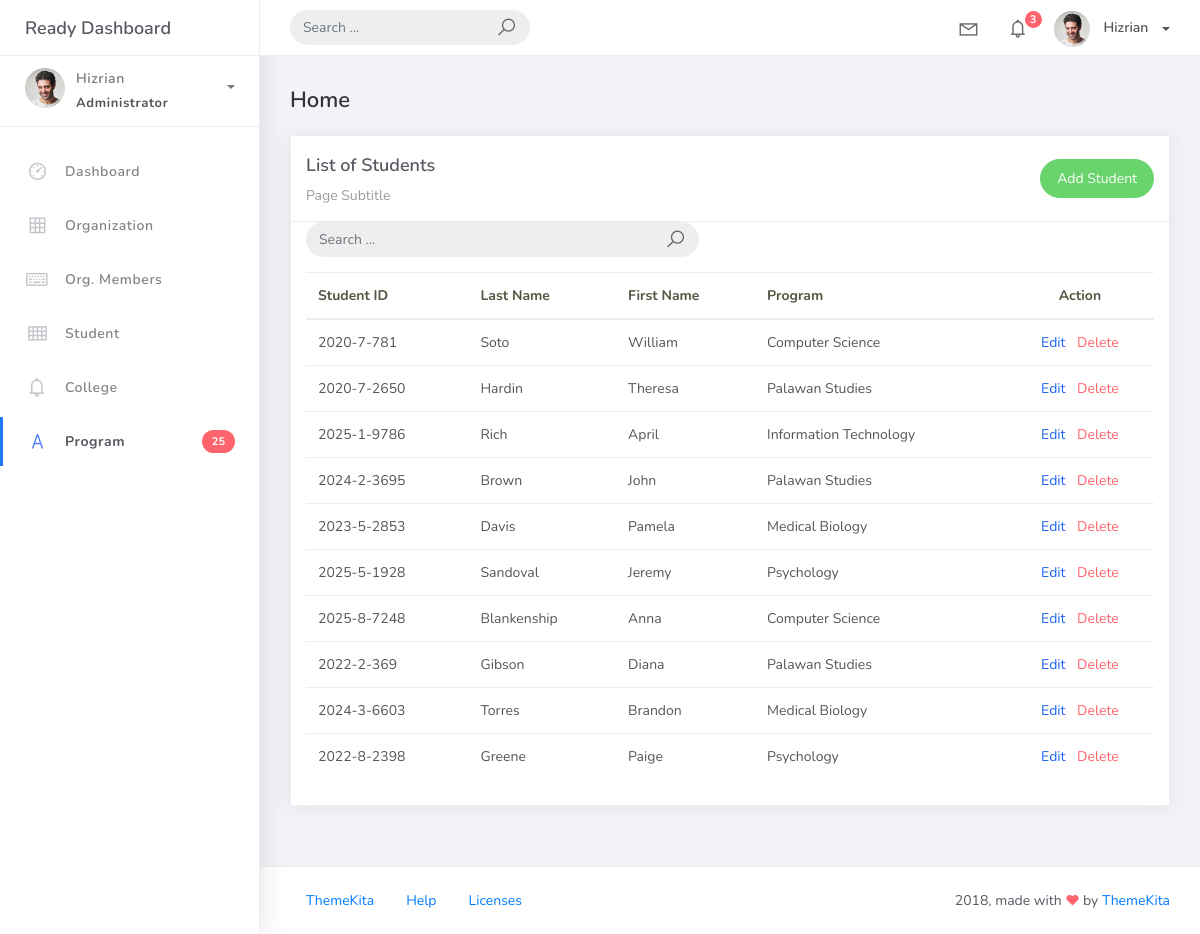
Screenshot of /student_list with the database file from the repository.
### studentorg/models.py (models this page shows, shortened)
class BaseModel (models.Model) :
    created_at = models.DateTimeField(auto_now_add=True, db_index=True)
    updated_at = models.DateTimeField(auto_now=True)
    class Meta:
        abstract = True

class Student(BaseModel):
    student_id = models.CharField(max_length=15)
    lastname = models.CharField(max_length=25)
    firstname = models.CharField(max_length=25)
    middlename = models.CharField(max_length=25, blank=True, null=True)
    program = models.ForeignKey(Program, on_delete=models.CASCADE)

class Program(BaseModel):
    prog_name = models.CharField(max_length=150)
    college = models.ForeignKey(College, on_delete=models.CASCADE)

### studentorg/views.py (the view, shortened to what this page needs)
# urls.py: path('student_list', StudentListView.as_view(), name='student-list'),
class StudentListView(ListView):
    model = Student
    context_object_name = 'students'
    template_name = 'student_list.html'
    paginate_by = 10
    def get_queryset(self):
        qs = super().get_queryset()
        query = self.request.GET.get('q')
        return qs

### templates/student_list.html
{% extends 'base.html' %} {% block content %}
<div class="content">
    <div class="container-fluid">
        <h4 class="page-title">Home</h4>
        <div class="row">
            <div class="col-md-12">
                <div class="card">
                    <div class="card-header">
                        <div class="d-flex justify-content-between align-items-center">
                            <div>
                                <h4 class="card-title">List of Students</h4>
                                <div class="card-category">Page Subtitle</div>
                            </div>
                            <a href="{% url 'student-add' %}" class="btn btn-success btn-rounded">Add Student</a>
                        </div>
                    </div>
                    <div class="col-md-6">
                        <form class="navbar-left navbar-form nav-search mr-md-3" action="{% url 'organization-list' %}">
                            <div class="input-group">
                                <input type="text" placeholder="Search ..." class="form-control" name="q" />
                                <div class="input-group-append">
                                    <span class="input-group-text">
                                        <i class="la la-search search-icon"></i>
                                    </span>
                                </div>
                            </div>
                        </form>
                    </div>
                    <div class="card-body">
                        <table class="table table-hover">
                            <thead>
                                <tr>
                                    <th scope="col">Student ID</th>
                                    <th scope="col">Last Name</th>
                                    <th scope="col">First Name</th>
                                    <th scope="col">Program</th>
                                    <th scope="col" class="text-center">Action</th>
                                </tr>
                            </thead>
                            <tbody>
                                {% for student in students %}
                                <tr>
                                    <td>{{ student.student_id }}</td>
                                    <td>{{ student.lastname }}</td>
                                    <td>{{ student.firstname }}</td>
                                    <td>{{ student.program.prog_name }}</td>
                                    <td class="text-center">
                                        <a href="{% url 'student-update' student.pk %}" class="text-primary mr-2">Edit</a>
                                        <a href="{% url 'student-delete' student.pk %}" class="text-danger">Delete</a>
                                    </td>
                                </tr>
                                {% empty %}
                                <tr>
                                    <td colspan="5" class="text-center text-muted">No student records found.</td>
                                </tr>
                                {% endfor %}
                            </tbody>
                        </table>
                    </div>
                </div>
            </div>
        </div>
    </div>
</div>
{% endblock %}

### rows the page displays
Student: student_id "2020-7-781", lastname "Soto", firstname "William", program.prog_name "Computer Science"
Student: student_id "2020-7-2650", lastname "Hardin", firstname "Theresa", program.prog_name "Palawan Studies"
Student: student_id "2025-1-9786", lastname "Rich", firstname "April", program.prog_name "Information Technology"
Student: student_id "2024-2-3695", lastname "Brown", firstname "John", program.prog_name "Palawan Studies"
Student: student_id "2023-5-2853", lastname "Davis", firstname "Pamela", program.prog_name "Medical Biology"
Student: student_id "2025-5-1928", lastname "Sandoval", firstname "Jeremy", program.prog_name "Psychology"
Student: student_id "2025-8-7248", lastname "Blankenship", firstname "Anna", program.prog_name "Computer Science"
Student: student_id "2022-2-369", lastname "Gibson", firstname "Diana", program.prog_name "Palawan Studies"
Student: student_id "2024-3-6603", lastname "Torres", firstname "Brandon", program.prog_name "Medical Biology"
Student: student_id "2022-8-2398", lastname "Greene", firstname "Paige", program.prog_name "Psychology"
